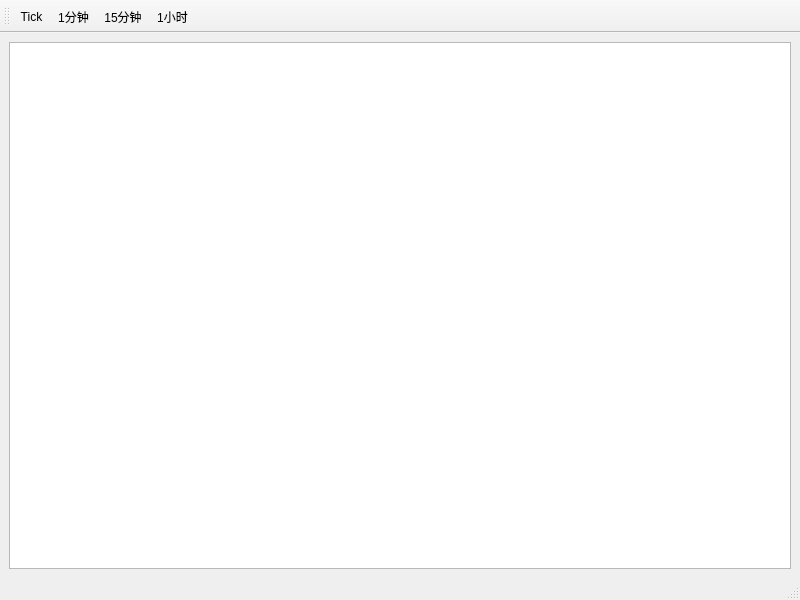
<?xml version="1.0" encoding="UTF-8"?>
<ui version="4.0">
 <class>MainWindow</class>
 <widget class="QMainWindow" name="MainWindow">
  <property name="geometry">
   <rect>
    <x>0</x>
    <y>0</y>
    <width>800</width>
    <height>600</height>
   </rect>
  </property>
  <property name="windowTitle">
   <string>MainWindow</string>
  </property>
  <widget class="QWidget" name="centralwidget">
   <layout class="QHBoxLayout" name="horizontalLayout">
    <item>
     <widget class="QTableView" name="tableView"/>
    </item>
   </layout>
  </widget>
  <widget class="QMenuBar" name="menubar">
   <property name="geometry">
    <rect>
     <x>0</x>
     <y>0</y>
     <width>800</width>
     <height>26</height>
    </rect>
   </property>
  </widget>
  <widget class="QStatusBar" name="statusbar"/>
  <widget class="QToolBar" name="toolBar">
   <property name="windowTitle">
    <string>toolBar</string>
   </property>
   <property name="toolButtonStyle">
    <enum>Qt::ToolButtonIconOnly</enum>
   </property>
   <attribute name="toolBarArea">
    <enum>TopToolBarArea</enum>
   </attribute>
   <attribute name="toolBarBreak">
    <bool>false</bool>
   </attribute>
   <addaction name="actTick"/>
   <addaction name="act1min"/>
   <addaction name="act15min"/>
   <addaction name="act60min"/>
  </widget>
  <action name="act1min">
   <property name="icon">
    <iconset resource="res.qrc">
     <normaloff>:/images/images/1min.png</normaloff>:/images/images/1min.png</iconset>
   </property>
   <property name="text">
    <string>1分钟</string>
   </property>
   <property name="toolTip">
    <string>显示1分钟</string>
   </property>
  </action>
  <action name="act15min">
   <property name="icon">
    <iconset resource="res.qrc">
     <normaloff>:/images/images/15min.png</normaloff>:/images/images/15min.png</iconset>
   </property>
   <property name="text">
    <string>15分钟</string>
   </property>
   <property name="toolTip">
    <string>显示15分钟</string>
   </property>
  </action>
  <action name="act60min">
   <property name="icon">
    <iconset resource="res.qrc">
     <normaloff>:/images/images/60m.png</normaloff>:/images/images/60m.png</iconset>
   </property>
   <property name="text">
    <string>1小时</string>
   </property>
   <property name="toolTip">
    <string>显示1小时</string>
   </property>
  </action>
  <action name="actTick">
   <property name="icon">
    <iconset resource="res.qrc">
     <normaloff>:/images/images/tick.ico</normaloff>:/images/images/tick.ico</iconset>
   </property>
   <property name="text">
    <string>Tick</string>
   </property>
   <property name="toolTip">
    <string>显示Tick</string>
   </property>
  </action>
 </widget>
 <resources>
  <include location="res.qrc"/>
 </resources>
 <connections/>
</ui>
